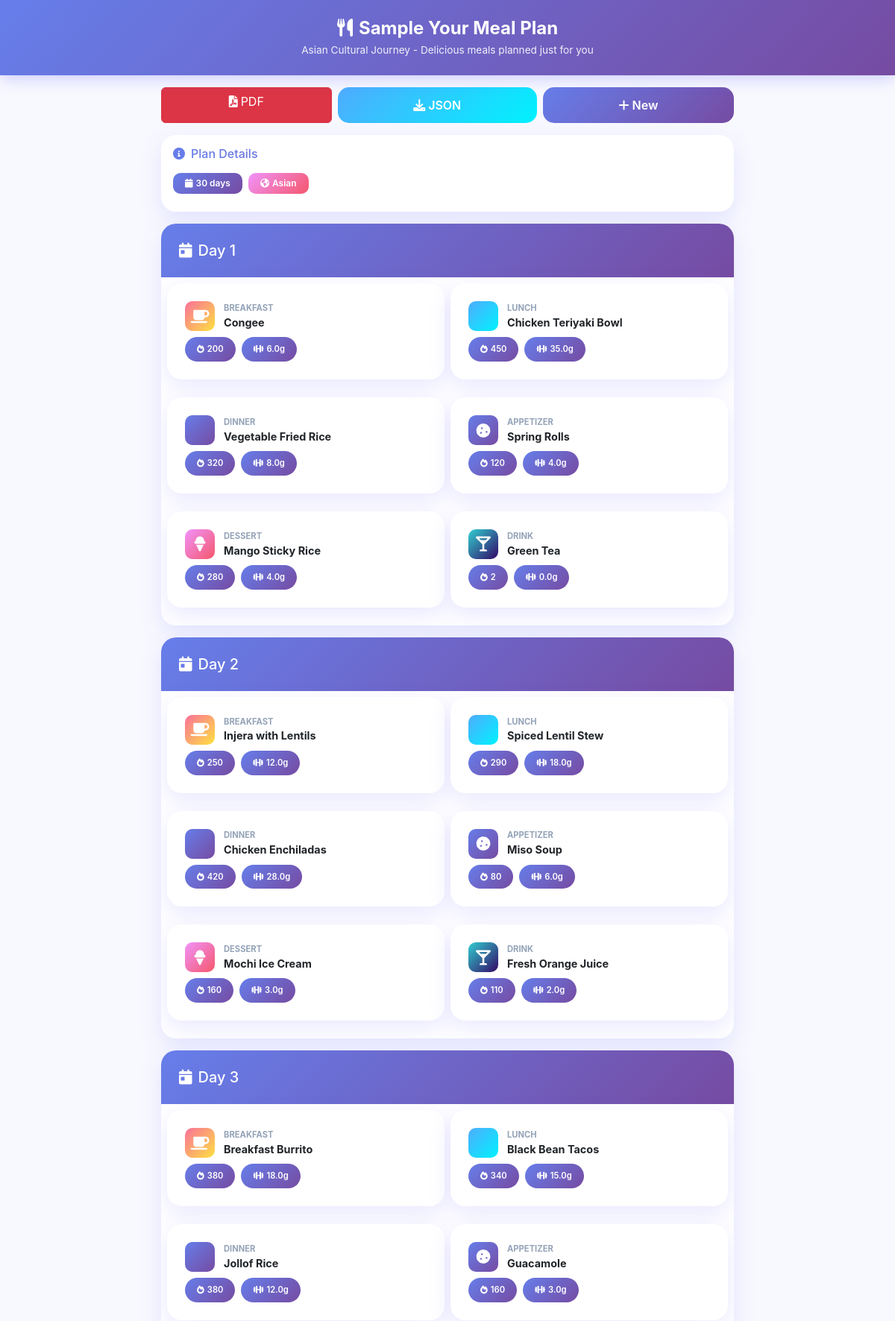
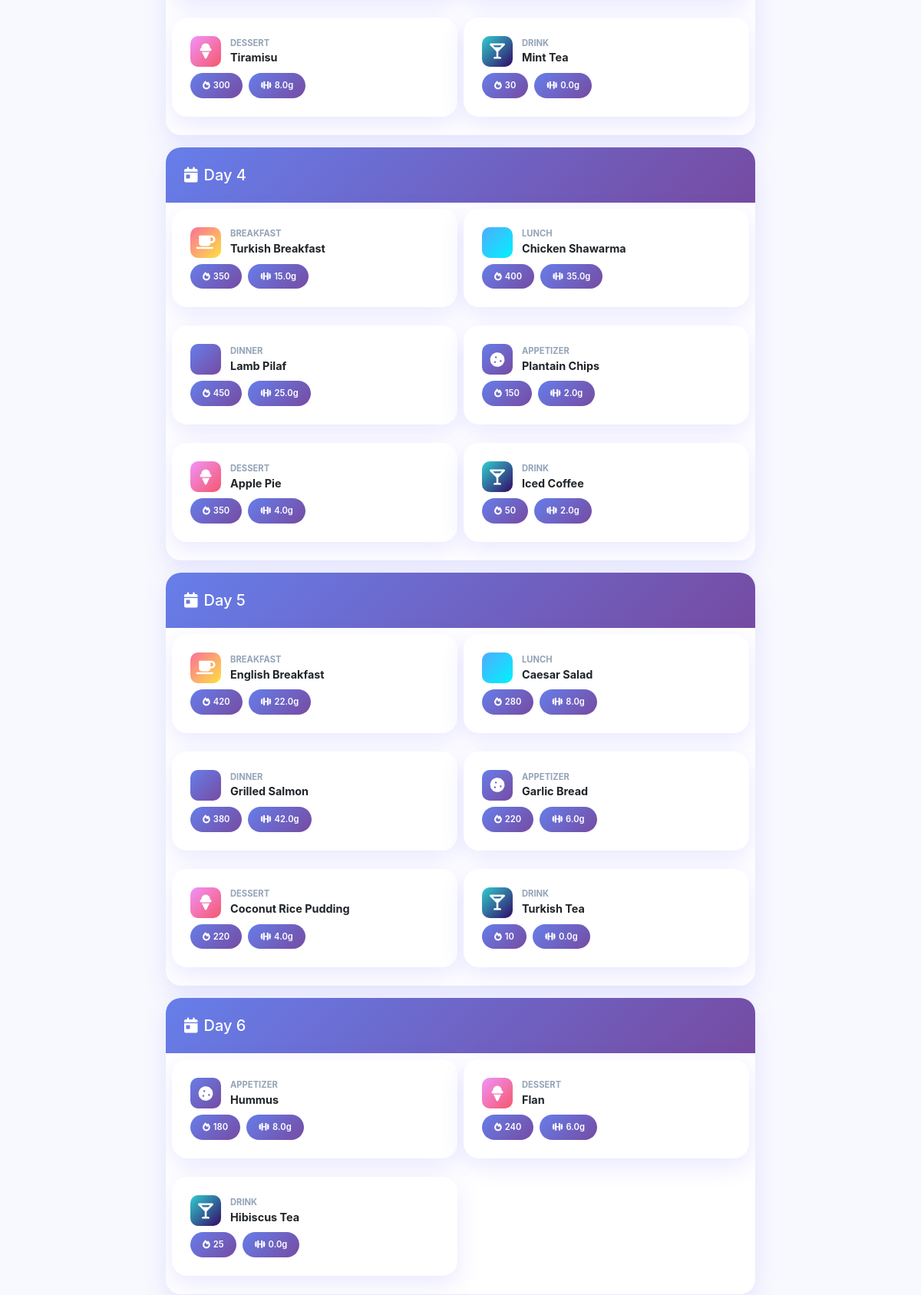
/generate_sample/asian (upper part), run on the app's committed database (2 pictures, top to bottom).
### tables this page shows
CREATE TABLE recipes (
        id INTEGER PRIMARY KEY AUTOINCREMENT,
        title TEXT NOT NULL,
        meal_type TEXT NOT NULL,
        instructions TEXT NOT NULL,
        calories INTEGER NOT NULL,
        protein REAL NOT NULL,
        carbs REAL NOT NULL,
        fat REAL NOT NULL
    );

### app.py (the view)
@app.route('/generate_sample/<culture>')
def generate_sample(culture):
    culture_map = {
        'asian': 'Asian',
        'hispanic': 'Hispanic',
        'african': 'African',
        'middle-eastern': 'Middle Eastern',
        'caucasian': 'Caucasian'
    }
    race = culture_map.get(culture.lower())
    if not race:
        return "Culture not found", 404
    meal_plan = generate_meal_plan(30, ingredients=None, dietary_prefs=None, race=race)
    shopping_list = calculate_missing_ingredients(meal_plan, [])
    session['current_meal_plan'] = meal_plan
    session['current_shopping_list'] = shopping_list
    session['plan_metadata'] = {
        'days': 30,
        'ingredients': [],
        'dietary_prefs': [],
        'race': race,
        'generated_at': datetime.now().isoformat(),
        'sample_plan': True,
        'culture': culture.title()
    }
    return render_template('meal_plan.html',
                         meal_plan=meal_plan,
                         shopping_list=shopping_list,
                         metadata=session['plan_metadata'],
                         is_sample=True)

### app.py (called while the page is built)
def get_db_connection():
    conn = sqlite3.connect(DATABASE)
    conn.row_factory = sqlite3.Row
    return conn

def get_recipe_ingredients(recipe_id):
    conn = get_db_connection()
    try:
        ingredients = conn.execute("""
            SELECT i.name, i.category
            FROM ingredients i
            JOIN recipe_ingredients ri ON i.id = ri.ingredient_id
            WHERE ri.recipe_id = ?
            ORDER BY i.category, i.name
        """, (recipe_id,)).fetchall()
        conn.close()
        return [dict(ing) for ing in ingredients]
    except Exception as e:
        print(f"Error getting ingredients for recipe {recipe_id}: {e}")
        conn.close()
        return []

### templates/meal_plan.html (shortened to what this page needs)
{% extends "base.html" %}
{% block header_title %}{% if is_sample %}Sample {% endif %}Your Meal Plan{% endblock %}
{% block header_subtitle %}{% if is_sample %}{{ metadata.culture }} Cultural Journey - {% endif %}Delicious meals planned just for you{% endblock %}
{% block content %}
<div class="d-flex gap-2 mb-3 flex-wrap">
    <a href="{{ url_for('export_pdf') }}" class="btn btn-danger flex-fill">
        <i class="fas fa-file-pdf me-1"></i>PDF
    </a>
    <a href="{{ url_for('export_json') }}" class="btn btn-success flex-fill">
        <i class="fas fa-download me-1"></i>JSON
    </a>
    <a href="{{ url_for('index') }}" class="btn btn-primary flex-fill">
        <i class="fas fa-plus me-1"></i>New
    </a>
</div>
{% if metadata %}
<div class="card mb-3">
    <div class="card-body">
        <h6 class="gradient-text mb-3"><i class="fas fa-circle-info me-2"></i>Plan Details</h6>
        <div class="d-flex flex-wrap gap-2 mb-2">
            <span class="badge" style="background: var(--primary-gradient);">
                <i class="fas fa-calendar me-1"></i>{{ metadata.days }} days
            </span>
            {% if metadata.race %}
            <span class="badge" style="background: var(--secondary-gradient);">
                <i class="fas fa-earth-americas me-1"></i>{{ metadata.race }}
            </span>
            {% endif %}
        </div>
    </div>
</div>
{% endif %}
{% for day, meals in meal_plan.items() %}
<div class="card mb-3">
    <div class="card-header">
        <h5 class="mb-0"><i class="fas fa-calendar-day me-2"></i>{{ day }}</h5>
    </div>
    <div class="card-body p-2">
        <div class="row g-2">
            {% for meal_type, recipe in meals.items() %}
            {% if recipe %}
            <div class="col-6">
                <a href="{{ url_for('recipe_detail', recipe_id=recipe.id) }}" class="recipe-link">
                    <div class="meal-card">
                        <div class="d-flex align-items-center mb-2">
                            <div style="background: {% if meal_type == 'breakfast' %}var(--warning-gradient){% elif meal_type == 'lunch' %}var(--success-gradient){% elif meal_type == 'dinner' %}var(--primary-gradient){% elif meal_type == 'dessert' %}var(--secondary-gradient){% elif meal_type == 'drink' %}var(--info-gradient){% else %}var(--primary-gradient){% endif %}; width: 40px; height: 40px; border-radius: 10px; display: flex; align-items: center; justify-content: center; margin-right: 0.75rem;">
                                <i class="fas fa-{{ 'mug-saucer' if meal_type == 'breakfast' else 'bowl-food' if meal_type == 'lunch' else 'plate-wheat' if meal_type == 'dinner' else 'ice-cream' if meal_type == 'dessert' else 'martini-glass' if meal_type == 'drink' else 'cookie' }} fa-lg" style="color: white;"></i>
                            </div>
                            <div style="flex: 1; min-width: 0;">
                                <div class="text-uppercase fw-bold" style="font-size: 0.7rem; color: #94A3B8;">{{ meal_type }}</div>
                                <div class="fw-bold" style="font-size: 0.9rem; overflow: hidden; text-overflow: ellipsis; white-space: nowrap;">{{ recipe.title }}</div>
                            </div>
                        </div>
                        <div class="d-flex gap-2 flex-wrap">
                            <span class="nutrition-badge" style="font-size: 0.7rem;">
                                <i class="fas fa-fire me-1"></i>{{ recipe.calories }}
                            </span>
                            <span class="nutrition-badge" style="font-size: 0.7rem;">
                                <i class="fas fa-dumbbell me-1"></i>{{ recipe.protein }}g
                            </span>
                        </div>
                    </div>
                </a>
            </div>
            {% endif %}
            {% endfor %}
        </div>
    </div>
</div>
{% endfor %}
{% endblock %}

### templates/base.html (style rules this page uses)
:root { --primary-gradient: linear-gradient(135deg, #667eea 0%, #764ba2 100%); --secondary-gradient: linear-gradient(135deg, #f093fb 0%, #f5576c 100%); --success-gradient: linear-gradient(135deg, #4facfe 0%, #00f2fe 100%); --warning-gradient: linear-gradient(135deg, #fa709a 0%, #fee140 100%); --info-gradient: linear-gradient(135deg, #30cfd0 0%, #330867 100%); --primary-color: #6C63FF; --secondary-color: #FF6B9D; --accent-color: #FEC163; --bg-color: #F8F9FE; --text-dark: #2D3748; --shadow: 0 10px 30px rgba(108, 99, 255, 0.15); --shadow-lg: 0 20px 60px rgba(108, 99, 255, 0.25); }
* { margin: 0; padding: 0; box-sizing: border-box; }
body { font-family: -apple-system, BlinkMacSystemFont, 'Segoe UI', Roboto, 'Helvetica Neue', Arial, sans-serif; background: var(--bg-color); color: var(--text-dark); padding-bottom: 80px; min-height: 100vh; }
.meal-card { background: white; border-radius: 20px; padding: 1.5rem; margin-bottom: 1rem; box-shadow: var(--shadow); transition: all 0.3s ease; border: none; }
.card { border-radius: 20px; border: none; box-shadow: var(--shadow); overflow: hidden; }
.card-header { background: var(--primary-gradient); color: white; border: none; padding: 1.5rem; }
.btn-primary { background: var(--primary-gradient); border: none; border-radius: 15px; padding: 0.75rem 1.5rem; font-weight: 600; transition: all 0.3s ease; }
.btn-success { background: var(--success-gradient); border: none; border-radius: 15px; padding: 0.75rem 1.5rem; font-weight: 600; }
.nutrition-badge { background: var(--primary-gradient); color: white; padding: 0.5rem 1rem; border-radius: 20px; font-size: 0.85rem; font-weight: 600; }
.recipe-link { color: inherit; text-decoration: none; display: block; }
.gradient-text { background: var(--primary-gradient); -webkit-background-clip: text; -webkit-text-fill-color: transparent; background-clip: text; }
.badge { border-radius: 10px; padding: 0.5rem 1rem; font-weight: 600; }

### data on the page
recipes: title "Congee", calories "200", protein "6.0"
recipes: title "Chicken Teriyaki Bowl", calories "450", protein "35.0"
recipes: title "Vegetable Fried Rice", calories "320", protein "8.0"
recipes: title "Spring Rolls", calories "120", protein "4.0"
recipes: title "Mango Sticky Rice", calories "280", protein "4.0"
recipes: title "Green Tea", calories "2", protein "0.0"
recipes: title "Injera with Lentils", calories "250", protein "12.0"
recipes: title "Spiced Lentil Stew", calories "290", protein "18.0"
recipes: title "Chicken Enchiladas", calories "420", protein "28.0"
recipes: title "Miso Soup", calories "80", protein "6.0"
recipes: title "Mochi Ice Cream", calories "160", protein "3.0"
recipes: title "Fresh Orange Juice", calories "110", protein "2.0"
recipes: title "Breakfast Burrito", calories "380", protein "18.0"
recipes: title "Black Bean Tacos", calories "340", protein "15.0"
recipes: title "Jollof Rice", calories "380", protein "12.0"
recipes: title "Guacamole", calories "160", protein "3.0"
recipes: title "Tiramisu", calories "300", protein "8.0"
recipes: title "Mint Tea", calories "30", protein "0.0"
recipes: title "Turkish Breakfast", calories "350", protein "15.0"
recipes: title "Chicken Shawarma", calories "400", protein "35.0"
recipes: title "Lamb Pilaf", calories "450", protein "25.0"
recipes: title "Plantain Chips", calories "150", protein "2.0"
recipes: title "Apple Pie", calories "350", protein "4.0"
recipes: title "Iced Coffee", calories "50", protein "2.0"
recipes: title "English Breakfast", calories "420", protein "22.0"
recipes: title "Caesar Salad", calories "280", protein "8.0"
recipes: title "Grilled Salmon", calories "380", protein "42.0"
recipes: title "Garlic Bread", calories "220", protein "6.0"
recipes: title "Coconut Rice Pudding", calories "220", protein "4.0"
recipes: title "Turkish Tea", calories "10", protein "0.0"
recipes: title "Hummus", calories "180", protein "8.0"
recipes: title "Flan", calories "240", protein "6.0"
recipes: title "Hibiscus Tea", calories "25", protein "0.0"

### other printed values
{{ metadata.culture }} "Asian"
{{ metadata.days }} "30"
{{ metadata.race }} "Asian"
{{ day }} "Day 1" "Day 2" "Day 3" "Day 4" "Day 5" "Day 6"
{{ meal_type }} "BREAKFAST" "LUNCH" "DINNER" "APPETIZER" "DESSERT" "DRINK" "BREAKFAST" "LUNCH" "DINNER" "APPETIZER" "DESSERT" "DRINK" "BREAKFAST" "LUNCH" "DINNER" "APPETIZER" "DESSERT" "DRINK" "BREAKFAST" "LUNCH" "DINNER" "APPETIZER" "DESSERT" "DRINK" "BREAKFAST" "LUNCH" "DINNER" "APPETIZER" "DESSERT" "DRINK" "APPETIZER" "DESSERT" "DRINK"
